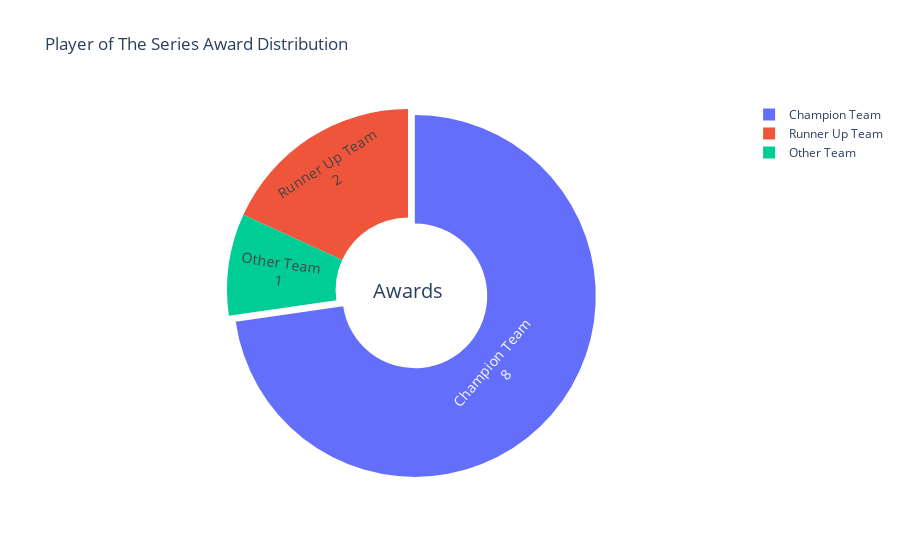

The notebook cell saved with this chart:
### Code cell
import plotly.graph_objects as go
fig = go.Figure(data=[go.Pie(
        labels=category_counts.index,
        values=category_counts.values,
        hole=.4,  # This creates the donut shape.
        pull=[0.05, 0, 0] # Slightly "pull" the largest slice for emphasis.
    )])
fig.update_layout(
        title_text='Player of The Series Award Distribution',
        annotations=[dict(text='Awards', x=0.5, y=0.5, font_size=20, showarrow=False)]
    )
fig.update_traces(
        hoverinfo='label+percent',
        textinfo='value+label',
        textfont_size=14
    )

fig.show()

### Figure 1 — Plotly figure (JSON) as saved in the notebook; plotly's stock layout.template omitted (floating-point values rounded to 4 significant figures)
{"data": [{"hole": 0.4, "hoverinfo": "label+percent", "labels": ["Champion Team", "Runner Up Team", "Other Team"], "pull": [0.05, 0, 0], "textfont": {"size": 14}, "textinfo": "value+label", "type": "pie", "values": [8, 2, 1]}], "layout": {"annotations": [{"font": {"size": 20}, "showarrow": false, "text": "Awards", "x": 0.5, "y": 0.5}], "title": {"text": "Player of The Series Award Distribution"}}}
